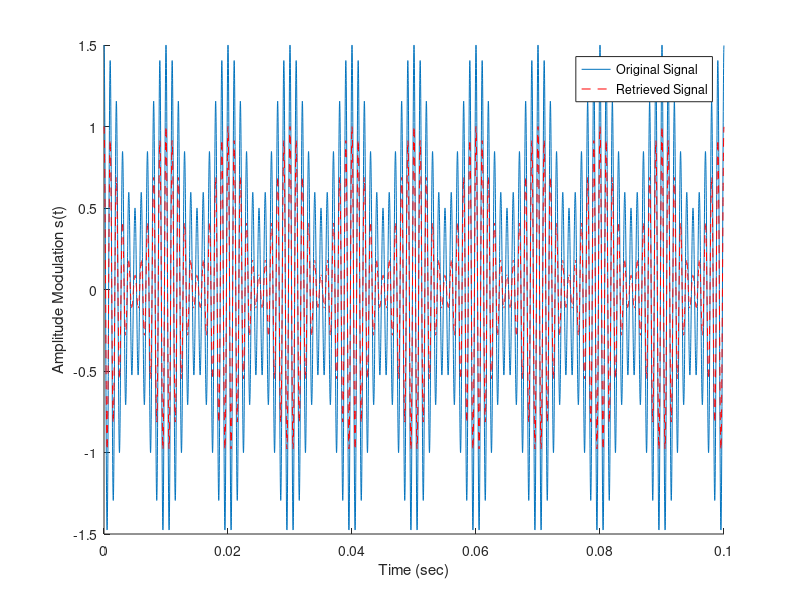
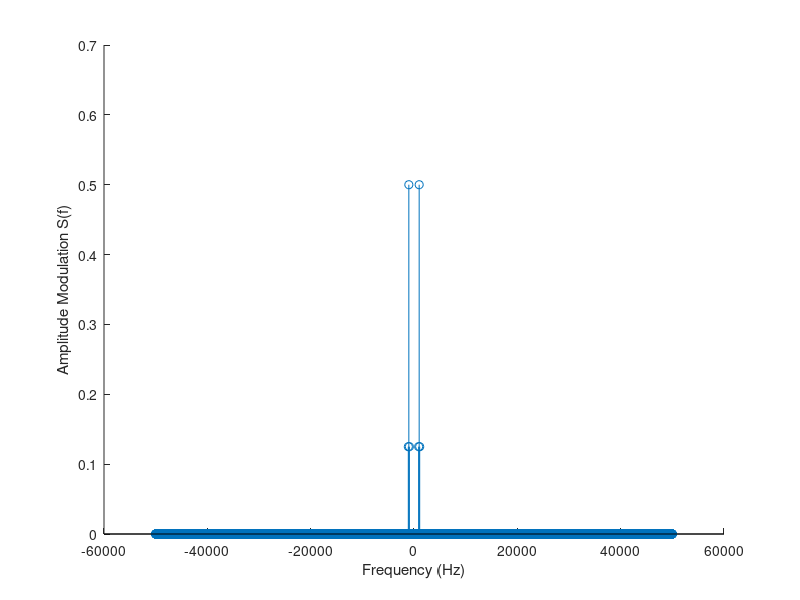
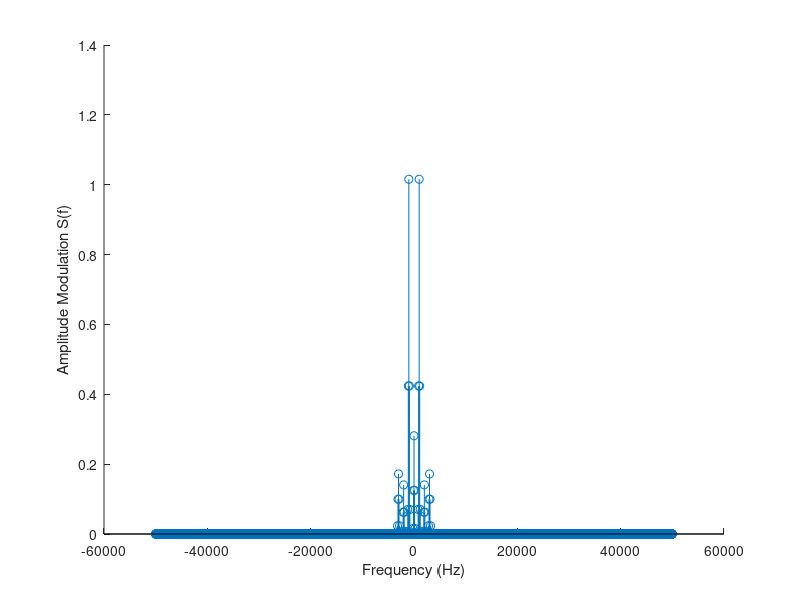
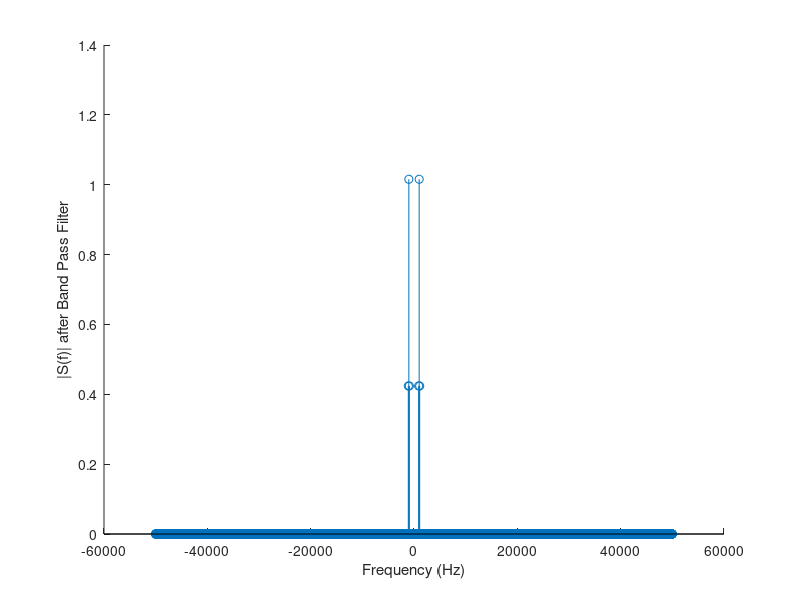

Write the MATLAB code that produced these figures, in order.

# clear command window
clc;
# remove all variables from workspace
clear
# close all figures
close all
# importing signal package
pkg load signal

%%%%%% Frequencies initialization %%%%%%
# carrier frequency initialization
fc=1e3; #1KHz
# message frequency initialization
fm=100; #100Hz
Am=1;
Ac=1;
kf=10;
ka=0.5;
beta=kf*Am/fm;

%%%%%% Time and frequency definition %%%%%%
# Sampling time is identified using fc so that we can sample carrier signal tooo
ts= 0.1/fc/10;
# T is the last value of t on graph, we're drawing 2 periods of the message signal
T=10/fm;
# Number of time samples
N=ceil(T/ts);
# time vector
t= 0:ts:((N-1)*ts)

%%%%%% Frequency domain %%%%%%
# df=fs/N
df=1/T;
# sampling frequency, inverse of sampling tinme
fs=1/ts;
# frequency vector
if(rem(N,2)==0) #even
  f= -(0.5*fs): df : (0.5*fs-df);
else #odd
  f= -(0.5*fs-0.5*df): df : (0.5*fs-0.5*df);
end



%%%%% Baseband Signal %%%%%%%
m= Am * cos(2*pi*fm*t);




%%%%%%%% AM Modulation %%%%%%%%%%
%%%%%% Finding Amplitude modulation %%%%%%%%%%

##### Am Modulation #######
s_am=Ac*(1+ka*m).*cos(2*pi*fc*t);
figure(5);
plot(t,s_am);
xlabel("Time (sec)");
ylabel("Amplitude Modulation s(t)");
box off;

%%%% AM frequency response %%%%%%%
figure(6);
S_am=fftshift(fft(s_am)/N);
stem(f,abs(S_am));
xlabel("Frequency (Hz)");
ylabel("Amplitude Modulation S(f)");
box off;

%%%%%%%%%% Channel Non-linearities %%%%%%%%%%
s_out= s_am + 0.5 * s_am.^2 + s_am.^3;
S_out=fftshift(fft(s_out)/N);
%%%% AM frequency response after channel non-linearities%%%%%%%
figure(7);
stem(f,abs(S_out));
xlabel("Frequency (Hz)");
ylabel("Amplitude Modulation S(f)");
box off;

%%%%%%% identifying BW of AM %%%%%%%%%%
BW=2*fm;
%%% Band Pass Filter %%%%%%%%%
H=zeros(size(f));
H(f>(fc-0.5*BW-df)&f<(fc+0.5*BW+df))=1;
H(f<-(fc-0.5*BW-df)&f>-(fc+0.5*BW+df))=1;
%%%%% Retrieval using band pass %%%%%%%%%%%
S_out=H.*S_out;

# plotting modulated signal with respect to frequency
figure(8);
# using stem instead of plot
stem(f,abs(S_out));
xlabel("Frequency (Hz)");
ylabel("|S(f)| after Band Pass Filter")
box off;
% plotting signal time domain after retrieval %%
s_out=real(ifft(ifftshift(S_out)*ts));
%%%%%% calling figure 5 again which had the modulated signal with respect tto time
figure(5)
hold on;
%%%%% Plotting retrieved signal %%%%%%%%%%
plot(t,s_out/max(s_out),"--r");
legend("Original Signal", "Retrieved Signal");
